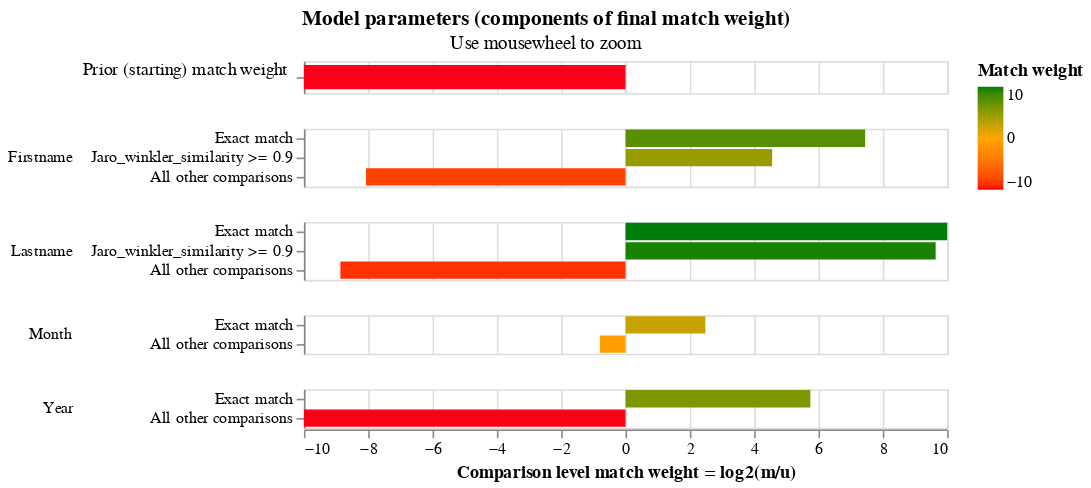

Notebook code for this chart:
### Code cell
linker.match_weights_chart()

### Figure 1 — Vega-Lite specification as saved in the notebook (floating-point values rounded to 4 significant figures)
{"config": {"view": {"width": 400, "height": 60}, "mark": {"tooltip": null}, "title": {"anchor": "middle"}, "header": {"title": null}}, "data": {"values": [{"comparison_name": "probability_two_random_records_match", "sql_condition": null, "label_for_charts": "", "m_probability": null, "u_probability": null, "m_probability_description": null, "u_probability_description": null, "has_tf_adjustments": false, "tf_adjustment_column": null, "tf_adjustment_weight": null, "is_null_level": false, "bayes_factor": 0.0001, "log2_bayes_factor": -13.29, "comparison_vector_value": 0, "max_comparison_vector_value": 0, "bayes_factor_description": "The probability that two random records drawn at random match is 0.000 or one in  10,000.0 records.This is equivalent to a starting match weight of -13.288.", "probability_two_random_records_match": 0.0001, "comparison_sort_order": -1}, {"comparison_name": "Firstname", "sql_condition": "\"Firstname_l\" = \"Firstname_r\"", "label_for_charts": "Exact match", "m_probability": 0.9603, "u_probability": 0.005485, "m_probability_description": "Amongst matching record comparisons, 96.03% of records are in the exact match comparison level", "u_probability_description": "Amongst non-matching record comparisons, 0.55% of records are in the exact match comparison level", "has_tf_adjustments": false, "tf_adjustment_column": null, "tf_adjustment_weight": 1.0, "is_null_level": false, "bayes_factor": 175.1, "log2_bayes_factor": 7.452, "comparison_vector_value": 2, "max_comparison_vector_value": 2, "bayes_factor_description": "If comparison level is `exact match` then comparison is 175.07 times more likely to be a match", "probability_two_random_records_match": 0.0001, "comparison_sort_order": 0}, {"comparison_name": "Firstname", "sql_condition": "jaro_winkler_similarity(\"Firstname_l\", \"Firstname_r\") >= 0.9", "label_for_charts": "Jaro_winkler_similarity >= 0.9", "m_probability": 0.03603, "u_probability": 0.001528, "m_probability_description": "Amongst matching record comparisons, 3.60% of records are in the jaro_winkler_similarity >= 0.9 comparison level", "u_probability_description": "Amongst non-matching record comparisons, 0.15% of records are in the jaro_winkler_similarity >= 0.9 comparison level", "has_tf_adjustments": false, "tf_adjustment_column": null, "tf_adjustment_weight": 1.0, "is_null_level": false, "bayes_factor": 23.58, "log2_bayes_factor": 4.559, "comparison_vector_value": 1, "max_comparison_vector_value": 2, "bayes_factor_description": "If comparison level is `jaro_winkler_similarity >= 0.9` then comparison is 23.58 times more likely to be a match", "probability_two_random_records_match": 0.0001, "comparison_sort_order": 0}, {"comparison_name": "Firstname", "sql_condition": "ELSE", "label_for_charts": "All other comparisons", "m_probability": 0.003697, "u_probability": 0.993, "m_probability_description": "Amongst matching record comparisons, 0.37% of records are in the all other comparisons comparison level", "u_probability_description": "Amongst non-matching record comparisons, 99.30% of records are in the all other comparisons comparison level", "has_tf_adjustments": false, "tf_adjustment_column": null, "tf_adjustment_weight": 1.0, "is_null_level": false, "bayes_factor": 0.003724, "log2_bayes_factor": -8.069, "comparison_vector_value": 0, "max_comparison_vector_value": 2, "bayes_factor_description": "If comparison level is `all other comparisons` then comparison is  268.56 times less likely to be a match", "probability_two_random_records_match": 0.0001, "comparison_sort_order": 0}, {"comparison_name": "Lastname", "sql_condition": "\"Lastname_l\" = \"Lastname_r\"", "label_for_charts": "Exact match", "m_probability": 0.7334, "u_probability": 0.0004718, "m_probability_description": "Amongst matching record comparisons, 73.34% of records are in the exact match comparison level", "u_probability_description": "Amongst non-matching record comparisons, 0.05% of records are in the exact match comparison level", "has_tf_adjustments": false, "tf_adjustment_column": null, "tf_adjustment_weight": 1.0, "is_null_level": false, "bayes_factor": 1554.0, "log2_bayes_factor": 10.6, "comparison_vector_value": 2, "max_comparison_vector_value": 2, "bayes_factor_description": "If comparison level is `exact match` then comparison is 1,554.36 times more likely to be a match", "probability_two_random_records_match": 0.0001, "comparison_sort_order": 1}, {"comparison_name": "Lastname", "sql_condition": "jaro_winkler_similarity(\"Lastname_l\", \"Lastname_r\") >= 0.9", "label_for_charts": "Jaro_winkler_similarity >= 0.9", "m_probability": 0.2645, "u_probability": 0.0003308, "m_probability_description": "Amongst matching record comparisons, 26.45% of records are in the jaro_winkler_similarity >= 0.9 comparison level", "u_probability_description": "Amongst non-matching record comparisons, 0.03% of records are in the jaro_winkler_similarity >= 0.9 comparison level", "has_tf_adjustments": false, "tf_adjustment_column": null, "tf_adjustment_weight": 1.0, "is_null_level": false, "bayes_factor": 799.7, "log2_bayes_factor": 9.643, "comparison_vector_value": 1, "max_comparison_vector_value": 2, "bayes_factor_description": "If comparison level is `jaro_winkler_similarity >= 0.9` then comparison is 799.65 times more likely to be a match", "probability_two_random_records_match": 0.0001, "comparison_sort_order": 1}, {"comparison_name": "Lastname", "sql_condition": "ELSE", "label_for_charts": "All other comparisons", "m_probability": 0.002141, "u_probability": 0.9992, "m_probability_description": "Amongst matching record comparisons, 0.21% of records are in the all other comparisons comparison level", "u_probability_description": "Amongst non-matching record comparisons, 99.92% of records are in the all other comparisons comparison level", "has_tf_adjustments": false, "tf_adjustment_column": null, "tf_adjustment_weight": 1.0, "is_null_level": false, "bayes_factor": 0.002142, "log2_bayes_factor": -8.867, "comparison_vector_value": 0, "max_comparison_vector_value": 2, "bayes_factor_description": "If comparison level is `all other comparisons` then comparison is  466.79 times less likely to be a match", "probability_two_random_records_match": 0.0001, "comparison_sort_order": 1}, {"comparison_name": "Month", "sql_condition": "\"Month_l\" = \"Month_r\"", "label_for_charts": "Exact match", "m_probability": 0.4718, "u_probability": 0.08434, "m_probability_description": "Amongst matching record comparisons, 47.18% of records are in the exact match comparison level", "u_probability_description": "Amongst non-matching record comparisons, 8.43% of records are in the exact match comparison level", "has_tf_adjustments": false, "tf_adjustment_column": null, "tf_adjustment_weight": 1.0, "is_null_level": false, "bayes_factor": 5.594, "log2_bayes_factor": 2.484, "comparison_vector_value": 1, "max_comparison_vector_value": 1, "bayes_factor_description": "If comparison level is `exact match` then comparison is 5.59 times more likely to be a match", "probability_two_random_records_match": 0.0001, "comparison_sort_order": 2}, {"comparison_name": "Month", "sql_condition": "ELSE", "label_for_charts": "All other comparisons", "m_probability": 0.5282, "u_probability": 0.9157, "m_probability_description": "Amongst matching record comparisons, 52.82% of records are in the all other comparisons comparison level", "u_probability_description": "Amongst non-matching record comparisons, 91.57% of records are in the all other comparisons comparison level", "has_tf_adjustments": false, "tf_adjustment_column": null, "tf_adjustment_weight": 1.0, "is_null_level": false, "bayes_factor": 0.5768, "log2_bayes_factor": -0.7938, "comparison_vector_value": 0, "max_comparison_vector_value": 1, "bayes_factor_description": "If comparison level is `all other comparisons` then comparison is  1.73 times less likely to be a match", "probability_two_random_records_match": 0.0001, "comparison_sort_order": 2}, {"comparison_name": "Year", "sql_condition": "\"Year_l\" = \"Year_r\"", "label_for_charts": "Exact match", "m_probability": 0.9998, "u_probability": 0.01861, "m_probability_description": "Amongst matching record comparisons, 99.98% of records are in the exact match comparison level", "u_probability_description": "Amongst non-matching record comparisons, 1.86% of records are in the exact match comparison level", "has_tf_adjustments": true, "tf_adjustment_column": "Year", "tf_adjustment_weight": 1.0, "is_null_level": false, "bayes_factor": 53.74, "log2_bayes_factor": 5.748, "comparison_vector_value": 1, "max_comparison_vector_value": 1, "bayes_factor_description": "If comparison level is `exact match` then comparison is 53.74 times more likely to be a match", "probability_two_random_records_match": 0.0001, "comparison_sort_order": 3}, {"comparison_name": "Year", "sql_condition": "ELSE", "label_for_charts": "All other comparisons", "m_probability": 0.0001505, "u_probability": 0.9814, "m_probability_description": "Amongst matching record comparisons, 0.02% of records are in the all other comparisons comparison level", "u_probability_description": "Amongst non-matching record comparisons, 98.14% of records are in the all other comparisons comparison level", "has_tf_adjustments": false, "tf_adjustment_column": null, "tf_adjustment_weight": 1.0, "is_null_level": false, "bayes_factor": 0.0001534, "log2_bayes_factor": -12.67, "comparison_vector_value": 0, "max_comparison_vector_value": 1, "bayes_factor_description": "If comparison level is `all other comparisons` then comparison is  6,520.80 times less likely to be a match", "probability_two_random_records_match": 0.0001, "comparison_sort_order": 3}]}, "vconcat": [{"height": 20, "mark": {"type": "bar", "clip": true, "height": 15}, "selection": {"zoom_selector": {"type": "interval", "bind": "scales", "encodings": ["x"]}}, "transform": [{"filter": "(datum.comparison_name == 'probability_two_random_records_match')"}], "encoding": {"color": {"type": "quantitative", "field": "log2_bayes_factor", "title": "Match weight", "scale": {"range": ["red", "orange", "green"], "domain": [-10, 0, 10]}}, "tooltip": [{"type": "nominal", "field": "comparison_name", "title": "Comparison name"}, {"type": "nominal", "field": "probability_two_random_records_match", "format": ".4f", "title": "Probability two random records match"}, {"type": "quantitative", "field": "log2_bayes_factor", "title": "Equivalent match weight", "format": ",.4f"}, {"type": "nominal", "field": "bayes_factor_description", "title": "Match weight description"}], "x": {"type": "quantitative", "axis": {"labels": false, "domain": false, "title": "", "ticks": false}, "field": "log2_bayes_factor", "scale": {"domain": [-10, 10]}}, "y": {"type": "nominal", "field": "label_for_charts", "axis": {"title": "Prior (starting) match weight", "titleAngle": 0, "titleAlign": "right", "titleFontWeight": "normal"}, "sort": {"field": "comparison_vector_value", "order": "descending"}}}}, {"height": {"step": 12}, "mark": {"type": "bar", "clip": true}, "selection": {"zoom_selector": {"type": "interval", "bind": "scales", "encodings": ["x"]}}, "transform": [{"filter": "(datum.comparison_name != 'probability_two_random_records_match')"}], "encoding": {"color": {"type": "quantitative", "field": "log2_bayes_factor", "title": "Match weight", "scale": {"range": ["red", "orange", "green"], "domain": [-10, 0, 10]}}, "row": {"type": "nominal", "field": "comparison_name", "sort": {"field": "comparison_sort_order"}, "header": {"labelAngle": 0, "labelAnchor": "middle", "labelAlign": "left"}}, "tooltip": [{"type": "nominal", "field": "comparison_name", "title": "Comparison name"}, {"type": "ordinal", "field": "label_for_charts", "title": "Label"}, {"type": "nominal", "field": "sql_condition", "title": "SQL condition"}, {"type": "quantitative", "field": "m_probability", "format": ".4f", "title": "M probability"}, {"type": "quantitative", "field": "u_probability", "format": ".4f", "title": "U probability"}, {"type": "quantitative", "field": "bayes_factor", "title": "Bayes factor = m/u", "format": ",.4f"}, {"type": "quantitative", "field": "log2_bayes_factor", "title": "Match weight = log2(m/u)", "format": ",.4f"}, {"type": "nominal", "field": "bayes_factor_description", "title": "Match weight description"}], "x": {"type": "quantitative", "axis": {"title": "Comparison level match weight = log2(m/u)"}, "field": "log2_bayes_factor", "scale": {"domain": [-10, 10]}}, "y": {"type": "nominal", "field": "label_for_charts", "axis": {"title": null}, "sort": {"field": "comparison_vector_value", "order": "descending"}}}, "resolve": {"axis": {"y": "independent"}, "scale": {"y": "independent"}}}], "selection": {"zoom_selector": {"type": "interval", "bind": "scales", "encodings": ["x"]}}, "resolve": {"axis": {"y": "independent"}, "scale": {"y": "independent"}}, "title": {"text": "Model parameters (components of final match weight)", "subtitle": "Use mousewheel to zoom"}, "$schema": "https://vega.github.io/schema/vega-lite/v5.2.json"}
